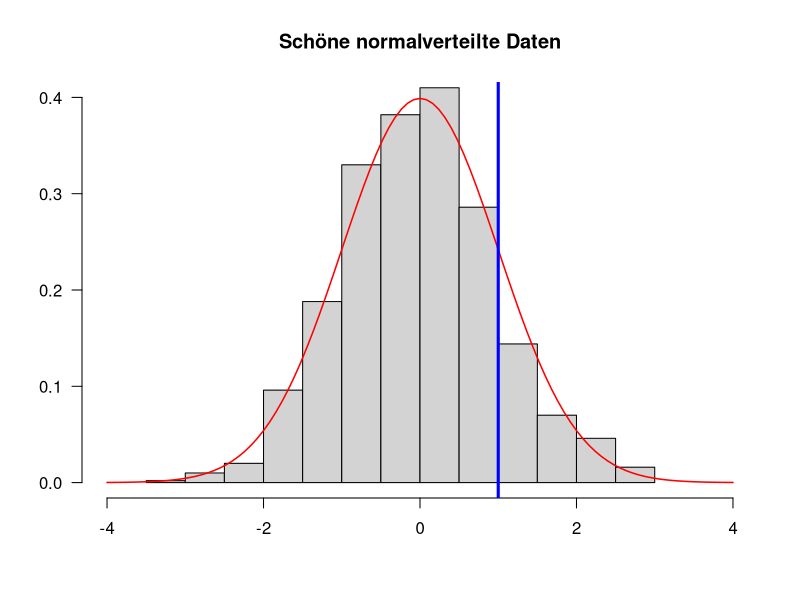

This chart was generated by the following R code:
## ---- chunk 1

## Füge mehrere Zahlen zu einem Vektor zusammen:
c(0.5, 1, 1.5) # Kommazahlen mit DezimalPUNKT schreiben

## ---- chunk 2
c(1)
## ---- chunk 3
c(0.5, 1, 1.5, c(1, 2, 3))
## ---- chunk 4

## Berechne einen Mittelwert
mean(c(0.5, 1, 1.5))

## Berechne eine Standardabweichung
sd(c(0.5, 1, 1.5))

## Berechne eine Varianz:
var(c(0.5, 1, 1.5))

## Und jetzt noch einmal die Standardabweichung:
sqrt(var(c(0.5, 1, 1.5))) # was ist `sqrt`?

## Minimum:
min(c(0.5, 1, 1.5))

## Maximum:
max(c(0.5, 1, 1.5))
## ---- chunk 5
1:20
## ---- chunk 6
sum(1:1000)
## ---- chunk 7
5:-5
## ---- chunk 8
1:10 * 2
## ---- chunk 9
(1:10 * 2) - 1
## ---- chunk 10
2:4 * 4:6 # entspricht c(2*4, 3*5, 4*6)
## ---- chunk 11
## Speichert einen Vektor in einer Variablen:
meinVektor <- c(1, 2, 6, 7, 10)
## ---- chunk 12
meinVektor
## ---- chunk 13
meinVektor * 2
## ---- chunk 14
xx <- mean(meinVektor)

## "Zentrierter" numerischer Vektor:
meinVektor - xx

## ---- chunk 15
foo = 1:2
foo
## ---- chunk 16
bar <- c(3, 2, 6, 3, 9, 5, 7, -3)
sort(bar)
## ---- chunk 17
bar
## ---- chunk 18
bar <- c(3, 2, 6, 3, 9, 5, 7, -3)
bar <- sort(bar)
## ---- chunk 19
mode(1:10)
## ---- chunk 20
"Hallo Welt!" # doppelte Anführungszeichen
## ---- chunk 21
wahr   <- TRUE
falsch <- FALSE
## ---- chunk 22
## Logisches UND
TRUE & TRUE
TRUE & FALSE
FALSE & FALSE
## ---- chunk 23
## Logisches ODER
TRUE | TRUE
TRUE | FALSE
FALSE | FALSE
## ---- chunk 24
## Logisches NICHT
!TRUE
!FALSE
## ---- chunk 25
c(TRUE, FALSE, FALSE) & c(TRUE, TRUE, FALSE)

c(TRUE, FALSE, FALSE) | c(TRUE, TRUE, FALSE)
## ---- chunk 26
!c(TRUE, FALSE)
## ---- chunk 27

laune <- c(1, 2, 3, 1, 2, 1)

laune_faktor <- factor(
  laune, 
  1:3,
  c(":(", ":)", ":D")
)

laune_faktor
## ---- chunk 28
mean(laune)
## ---- chunk 29
mean(laune_faktor)
## ---- chunk 30
messy_data <- c(1, 3, 2, 9, 3, NA, 6, NA, 5)
## ---- chunk 31
mean(messy_data) # geht nicht wegen des fehlenden Werts
## ---- chunk 32
mean(messy_data, na.rm = TRUE)
## ---- chunk 33

vergleichswert <- 3
daten <- 1:5
daten > vergleichswert
daten < vergleichswert
daten >= vergleichswert
daten <= vergleichswert
daten == vergleichswert
daten != vergleichswert

## ---- chunk 34
daten = vergleichswert
## ---- chunk 35
daten
## ---- chunk 36
text1 <- "Hallo Welt"
text1 == "Hallo Welt"
text1 == "Hallo Welt!"
## ---- chunk 37
geschlecht <- c(1, 2, 1, 1, 2, 1, 3)
geschlecht <- factor(
  geschlecht, 
  1:3,
  c("weiblich", "maennlich", "divers")
)
geschlecht == "maennlich"
## ---- chunk 38

score_test1 <- c(23, 19, 44, 18, 25, 22)
score_test2 <- c(26, 23, 29, 18, 32, 19)

score_test1 > score_test2

score_test1 == score_test2

## ---- chunk 39
(score_test1 > score_test2) | (score_test1 > 23)
## ---- chunk 40
# Erstelle 1,000 Zufallsdaten:
zufallsdaten <- rnorm(1000)
## ---- chunk 41

length(zufallsdaten)

## ---- chunk 42

head(zufallsdaten)

## ---- chunk 43
# Male Histogram
hist(
  zufallsdaten, 
  freq = FALSE,
  main = "Schöne normalverteilte Daten",
  xlab = "", 
  ylab = "", 
  las = 1,
  xlim = c(-4, 4), 
  ylim = c(0, 0.4),
)
# Lege eine Normalverteilungskurve über die Daten
curve(dnorm, col = "red", add = TRUE, lwd = 1.5)
# Zeichne eine blue Linie beim x-Wert `1` ein:
abline(v = 1, lwd = 3, col = "blue")
## ---- chunk 44
sum(zufallsdaten > 1)
## ---- chunk 45
mean(zufallsdaten > 1)
## ---- chunk 46
beispiel_01 <- c(1, 0, 1, 1)
mean(beispiel_01)
## ---- chunk 47
mean(zufallsdaten > 1) * 100
## ---- chunk 48
1 - pnorm(1)
## ---- chunk 49
# 100,000 Zufallsdaten sind für R kein Problem
zufallsdaten <- rnorm(100000) 
mean(zufallsdaten > 1)
## ---- chunk 50
mein_vektor <- c(1, 2, 1, NA, 4, NA, 3)
is.na(mein_vektor)
## ---- chunk 51
sum(is.na(mein_vektor))
## ---- chunk 52
mean(is.na(mein_vektor))
## ---- chunk 53
mein_vektor == NA
## ---- chunk 54
mein_vektor < 4
## ---- chunk 55
2 %in% 1:3
## ---- chunk 56
4 %in% 1:3
## ---- chunk 57
zu_testen <- 2
zu_testen == 1 | zu_testen == 2 | zu_testen == 3

zu_testen <- 4
zu_testen == 1 | zu_testen == 2 | zu_testen == 3
## ---- chunk 58
c(2, 3) %in% 3:5
## ---- chunk 59

daten <- c(2, 4, 1)

## ---- chunk 60

daten[1]
xx <- daten[3] # ein-elementiger Vektor
xx
## ---- chunk 61

daten[-1]

## ---- chunk 62
daten[c(1, 2)]
daten[-c(2, 3)]
## ---- chunk 63

meinVektor <- c(1, 2, 3, 7, 8, 9)

auswahl <- meinVektor > 5
auswahl

## ---- chunk 64

meinVektor[auswahl]

## ---- chunk 65

meinVektor <- 1:20

auswahl <- (meinVektor < 5) | (meinVektor > 17)
auswahl

meinVektor[auswahl]

## ---- chunk 66

## Wähle alle Daten aus, die größer sind als 2 (das sollten im Schnitt
## etwa 2.5% der Daten sein)
daten <- rnorm(300)
daten[daten > 2]

## ---- chunk 67

daten <- 1:5
daten[c(2, 5)] <- 0
daten

## ---- chunk 68

daten <- 1:5
daten[c(TRUE, FALSE, TRUE, FALSE, FALSE)] <- 0
daten

## ---- chunk 69

daten <- c(1, -99, 5, -99, 2, -99, 4, 1:3)
daten

missing_values <- daten == -99
missing_values
## ---- chunk 70
daten[missing_values] <- NA
daten
## ---- chunk 71
TRUE | TRUE & FALSE
## ---- chunk 72
(TRUE | TRUE) & FALSE
## ---- chunk 73
c(FALSE, TRUE) | c(FALSE, FALSE) & c(TRUE, FALSE)
## ---- chunk 74
(c(FALSE, TRUE) | c(FALSE, FALSE)) & c(TRUE, FALSE)
## ---- chunk 75
1:10[-8]
## ---- chunk 76
10[-8]
## ---- chunk 77
(1:10)[-8]
## ---- chunk 78

paste0("item_", 1:10)[-c(1, 3, 9)]
